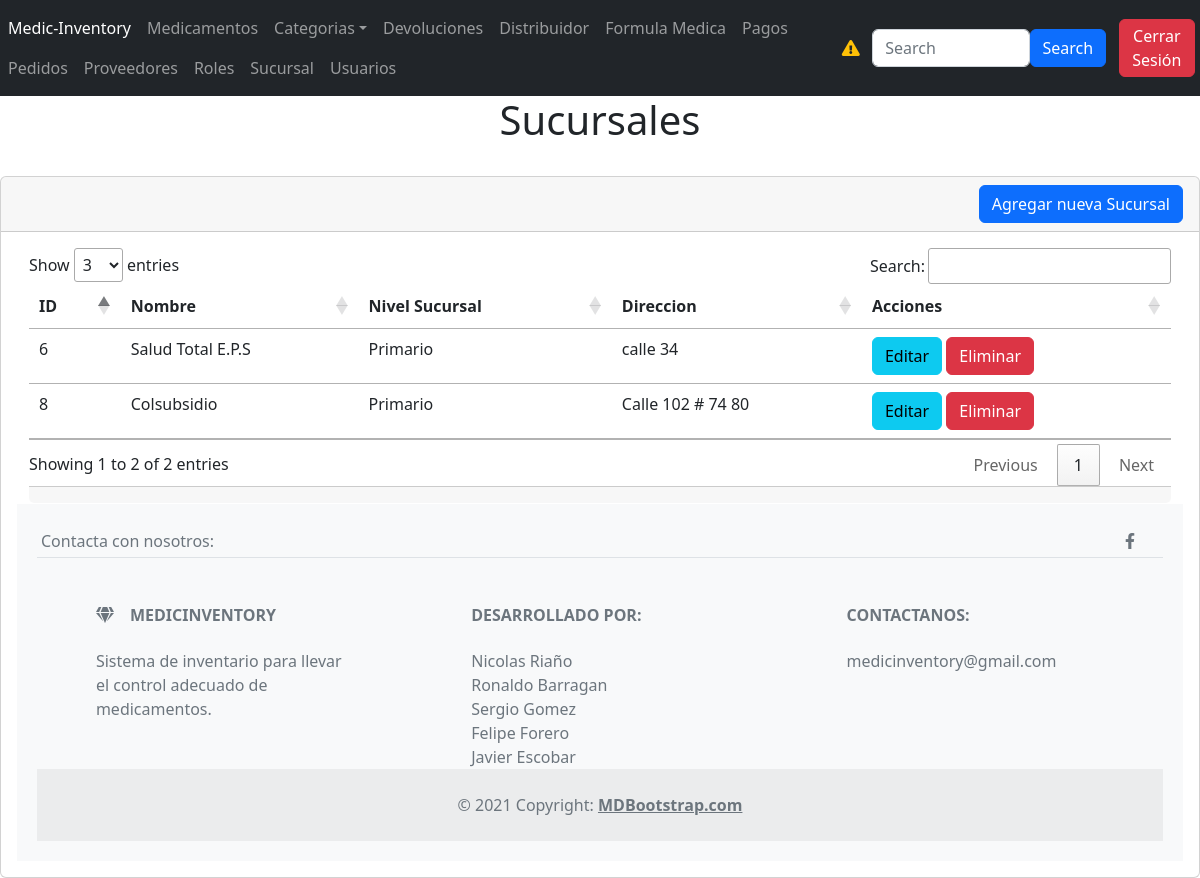
/Secciones/Sucursales/index.php (signed in), run on the app's committed database.
### tables this page shows
CREATE TABLE `sucursalips` (
  `idSUCURSAL` int(11) NOT NULL,
  `direccionSucur` varchar(255) NOT NULL,
  `nombreIps` varchar(255) NOT NULL,
  `nivelSucursal` varchar(255) NOT NULL
);

### Plantillas/funciones.php (called while the page is built, shortened)
<?php
function obtenerRolUsuario($conexion)
{
    $idPersona = $_SESSION['idPersona'];
    $sentencia = $conexion->prepare("SELECT nombreRol FROM persona INNER JOIN rol ON persona.ROL_idRol = rol.idRol WHERE idPersona = :idPersona");
    $sentencia->bindParam(":idPersona", $idPersona);
    $sentencia->execute();
    $resultado = $sentencia->fetch(PDO::FETCH_ASSOC);
    return isset($resultado['nombreRol']) ? $resultado['nombreRol'] : 'Administrador';
}
?>

### Secciones/Sucursales/index.php (the view, shortened to what this page needs)
<?php
include("../../database.php");
include_once("../../Plantillas/funciones.php");
$sentencia = $conexion->prepare("SELECT * FROM `sucursalips`");
$sentencia->execute();
$lista_Sucursales = $sentencia->fetchall(PDO::FETCH_ASSOC);
?>
<?php include("../../Plantillas/header.php"); ?>
<h1 class="text-center text-info text-dark">Sucursales</h1>
<div class="card">
    <?php
    if ($rolUsuario === 'Administrador' || $rolUsuario === 'Asistente') {
        ?>
        <div class="card-header" style="text-align: right">
            <a name="" id="" class="btn btn-primary" href="crear.php" role="button">Agregar nueva Sucursal</a>
        </div>
        <?php
    }
    ?>
    <div class="card-body">
        <div class="table-responsive-sm container-sm" style="max-width: 100%; overflow-x: auto;">
            <table class="table " id="tabla_id">
                <thead>
                    <tr>
                        <th scope="col">ID</th>
                        <th scope="col">Nombre</th>
                        <th scope="col">Nivel Sucursal</th>
                        <th scope="col">Direccion</th>
                        <th scope="col">Acciones</th>
                    </tr>
                </thead>
                <tbody>
                    <?php
                    $rolUsuario = isset($_SESSION['nombreRol']) ? $_SESSION['nombreRol'] : '';
                    foreach ($lista_Sucursales as $registro) {
                        ?>
                        <tr class="">
                            <td scope="row">
                                <?php echo $registro['idSUCURSAL'] ?>
                            </td>
                            <td scope="row">
                                <?php echo $registro['nombreIps'] ?>
                            </td>
                            <td scope="row">
                                <?php echo $registro['nivelSucursal'] ?>
                            </td>
                            <td scope="row">
                                <?php echo $registro['direccionSucur'] ?>
                            </td>
                            <td>
                                <?php
                                if ($rolUsuario == 'Administrador') {
                                    ?>
                                    <a name="" id="" class="btn btn-info"
                                        href="editar.php?txtID=<?php echo $registro['idSUCURSAL'] ?>" role="button">Editar</a>
                                    <a name="" id="" class="btn btn-danger"
                                        href="javascript:borrar(<?php echo $registro['idSUCURSAL']; ?>);"
                                        role="button">Eliminar</a>
                                    <?php
                                } elseif ($rolUsuario == 'Asistente') {
                                    ?>
                                    <a name="" id="" class="btn btn-info"
                                        href="editar.php?txtID=<?php echo $registro['idSUCURSAL'] ?>" role="button">Editar</a>
                                    <?php
                                } elseif ($rolUsuario == 'Lector') {
                                }
                                ?>
                            </td>
                        </tr>
                    <?php } ?>
                </tbody>
            </table>
            <div class="card-footer text-muted"></div>
        </div>
        <?php include("../../Plantillas/footer.php"); ?>

### Plantillas/header.php (style rules this page uses)
body { display: flex; flex-direction: column; min-height: 100vh; margin: 0; }

### Plantillas/footer.php (style rules this page uses)
body { display: flex; flex-direction: column; min-height: 100vh; margin: 0; }

### data on the page
sucursalips: idSUCURSAL "6", nombreIps "Salud Total E.P.S", nivelSucursal "Primario", direccionSucur "calle 34"
sucursalips: idSUCURSAL "8", nombreIps "Colsubsidio", nivelSucursal "Primario", direccionSucur "Calle 102 # 74 80"
